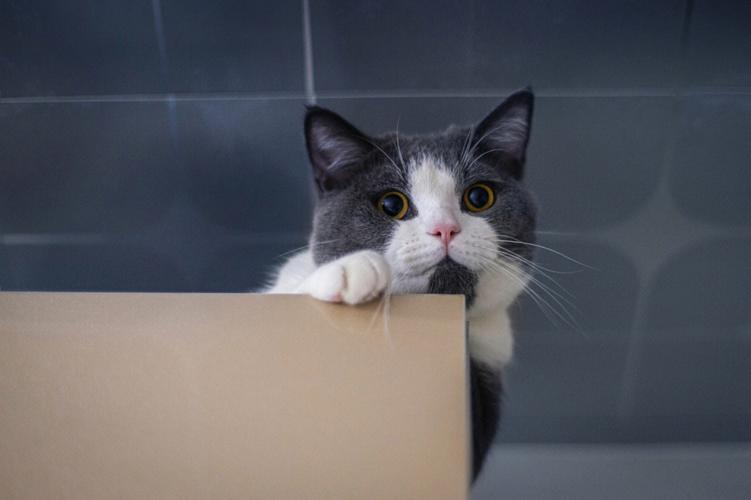
#> input picture reference/程序源码/uptech_vision_ai_class_code/e_image_calcate/cat.jpeg, 751 x 500 px
$ python image_laplacian.py   (older library calls are emulated)
#> lines starting #> are read from the running program, lines starting #| are printed output that depends on the picture
import cv2
import numpy as np

# 读取图片
img = cv2.imread('cat.jpeg')
#> img is the input picture: shape (500, 751, 3); mean B, G, R 95.3, 89.5, 89.5

# 将图片转换为灰度图
gray_img = cv2.cvtColor(img, cv2.COLOR_BGR2GRAY)
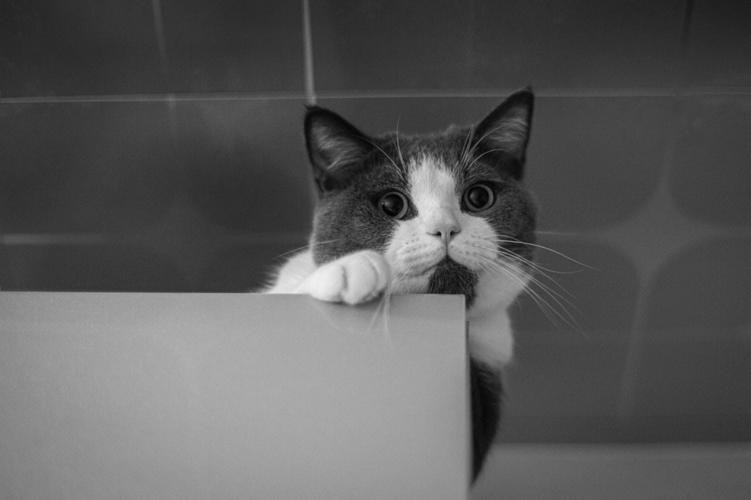
#> gray_img: shape (500, 751); min 0, max 240, mean 90.1

# Laplace锐化
laplacian = cv2.Laplacian(gray_img, cv2.CV_64F)
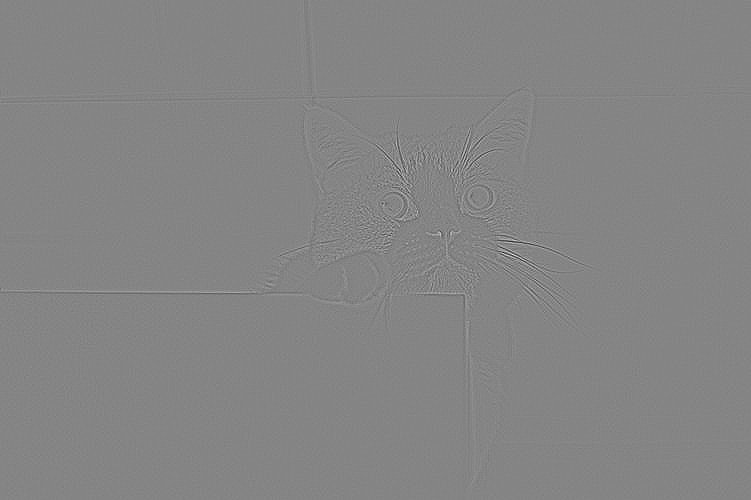
#> laplacian: shape (500, 751) float64; min -223, max 205, mean 0; drawn with min black and max white
laplace_sharpened_img = cv2.convertScaleAbs(laplacian) + gray_img

# 显示锐化后的图像（可选）
cv2.imshow('Original Image', gray_img)
cv2.imshow('Laplace Sharpened Image', laplace_sharpened_img)

# 等待用户操作，然后关闭所有窗口
cv2.waitKey(0)
cv2.destroyAllWindows()

$ run again, with reference/程序源码/uptech_vision_ai_class_code/e_image_calcate/dog.jpeg copied over reference/程序源码/uptech_vision_ai_class_code/e_image_calcate/cat.jpeg
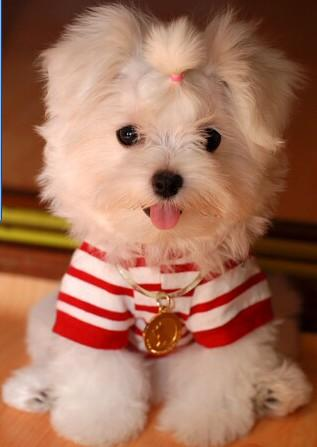
#> input picture reference/程序源码/uptech_vision_ai_class_code/e_image_calcate/dog.jpeg, 317 x 447 px
#> img is the input picture: shape (447, 317, 3); mean B, G, R 91, 113.8, 164
#> `laplacian = cv2.Laplacian(gray_img, cv2.CV_64F)`:
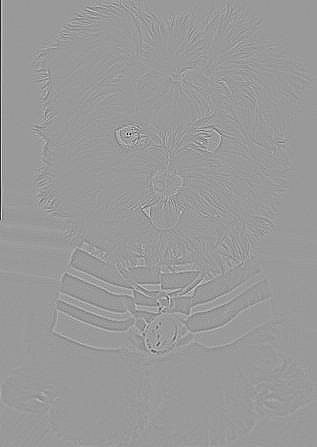
#> laplacian: shape (447, 317) float64; min -321, max 211, mean -0.2; drawn with min black and max white
#> `laplace_sharpened_img = cv2.convertScaleAbs(laplacian) + gray_img`:
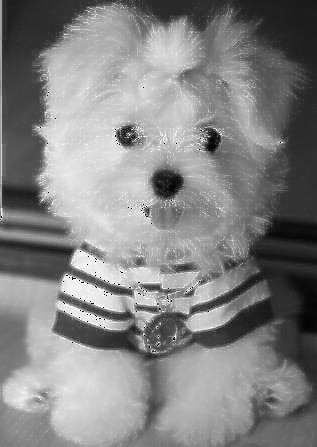
#> laplace_sharpened_img: shape (447, 317); min 0, max 255, mean 131.9
